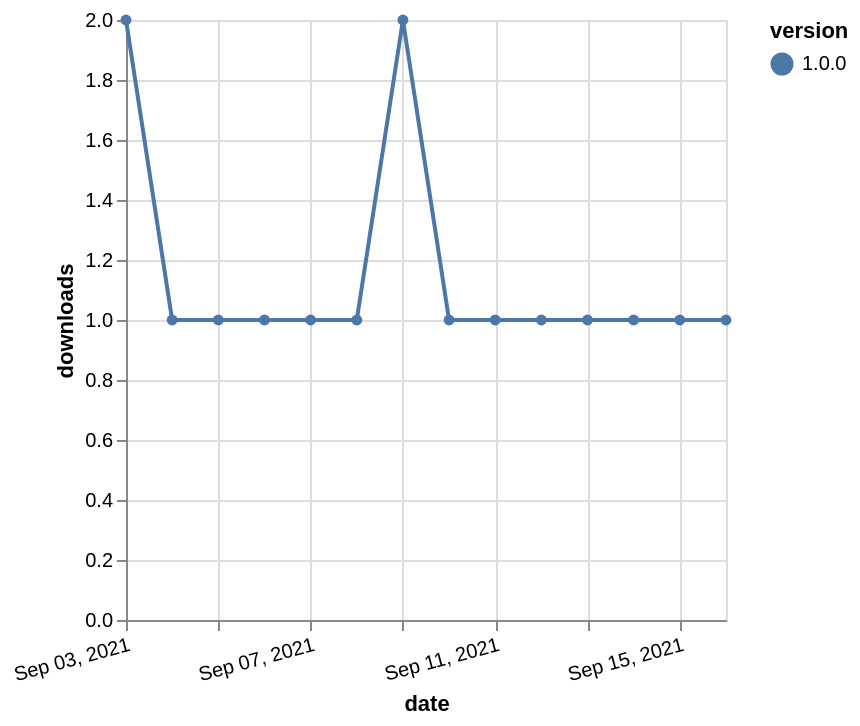

Write the Vega-Lite specification saved for this chart.
### Vega-Lite specification from a JSON file in a GitHub repository (floating-point values rounded to 4 significant figures)
{"$schema": "https://vega.github.io/schema/vega-lite/v5.json", "description": "A simple bar chart with embedded data.", "data": {"values": [{"date": "2021-09-03", "total": 115, "delta": 2, "version": "1.0.0"}, {"date": "2021-09-04", "total": 116, "delta": 1, "version": "1.0.0"}, {"date": "2021-09-05", "total": 117, "delta": 1, "version": "1.0.0"}, {"date": "2021-09-06", "total": 118, "delta": 1, "version": "1.0.0"}, {"date": "2021-09-07", "total": 119, "delta": 1, "version": "1.0.0"}, {"date": "2021-09-08", "total": 120, "delta": 1, "version": "1.0.0"}, {"date": "2021-09-09", "total": 122, "delta": 2, "version": "1.0.0"}, {"date": "2021-09-10", "total": 123, "delta": 1, "version": "1.0.0"}, {"date": "2021-09-11", "total": 124, "delta": 1, "version": "1.0.0"}, {"date": "2021-09-12", "total": 125, "delta": 1, "version": "1.0.0"}, {"date": "2021-09-13", "total": 126, "delta": 1, "version": "1.0.0"}, {"date": "2021-09-14", "total": 127, "delta": 1, "version": "1.0.0"}, {"date": "2021-09-15", "total": 128, "delta": 1, "version": "1.0.0"}, {"date": "2021-09-16", "total": 129, "delta": 1, "version": "1.0.0"}]}, "width": "container", "mark": {"type": "line", "point": {"filled": true}}, "encoding": {"x": {"field": "date", "type": "temporal", "timeUnit": "yearmonthdate", "title": "date", "axis": {"labelAngle": -15}}, "y": {"field": "delta", "type": "quantitative", "title": "downloads"}, "color": {"field": "version", "type": "nominal"}, "tooltip": {"field": "delta"}}}
